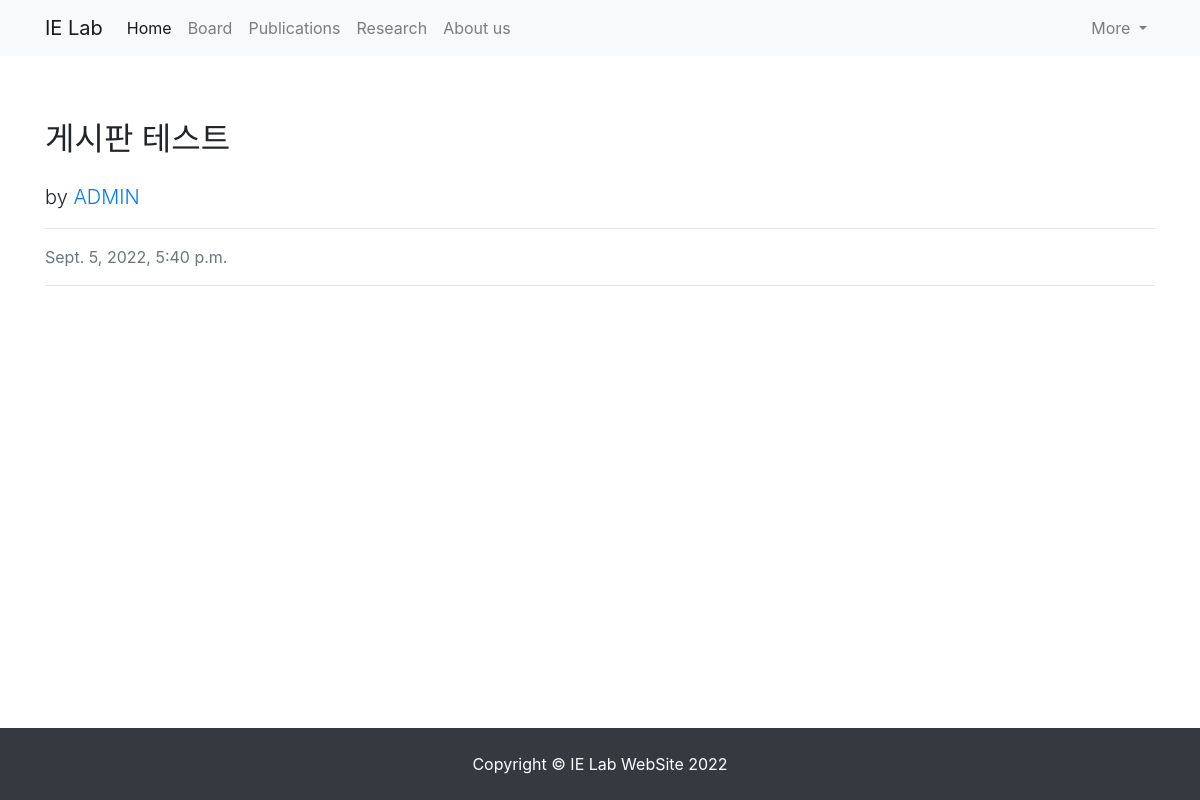
/blog/34/, run on the app's committed database.
### blog/models.py (models this page shows, shortened)
class Post(models.Model):
    title = models.CharField(max_length=100)
    hook_text = models.CharField(max_length=100, blank=True)
    content = MarkdownxField()
    head_image = models.ImageField(upload_to='blog/images/%Y/%m/%d/', blank=True)
    file_upload = models.FileField(upload_to='blog/files/%Y/%m/%d/', blank=True)
    created_at = models.DateTimeField(auto_now_add=True)
    updated_at = models.DateTimeField(auto_now=True)
    author = models.ForeignKey(User, null=True, on_delete=models.SET_NULL)
    def get_content_markdown(self):
        return markdown(self.content)

### blog/views.py (the view)
# urls.py: path('<int:pk>/', views.PostDetail.as_view()),
class PostDetail(DetailView):
    model = Post
    template_name = 'blog/blog_detail.html'

### blog/templates/blog/blog_detail.html (shortened to what this page needs)
{% extends 'blog/base.html' %}
{% block main_area %}
    <br><br>
    <div id="post-area">
        <h2 class="fw-bolder mb-4">{{ post.title }}</h2>
        <p class="lead">
            by
            <a href="#"> {{ post.author | upper }}</a>
        </p>
        <hr>
        <div class="text-muted fst-italic mb-2">{{ post.created_at }}</div>
        <hr>
    </div>
{% endblock %}

### data on the page
Post: title "게시판 테스트", author "ADMIN", created_at "Sept. 5, 2022, 5:40 p.m."
